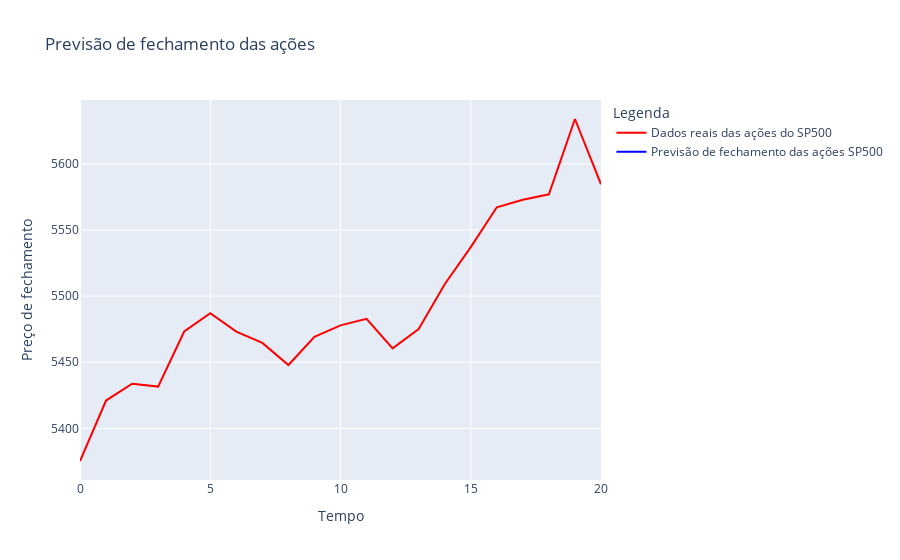

Notebook code for this chart:
### Code cell
fig = go.Figure()

fig.add_trace(go.Scatter(x=list(range(len(precos_reais))), y=precos_reais, mode='lines', 
                         name=f'Dados reais das ações do SP500',
              line=dict(color='red')))

fig.add_trace(go.Scatter(x=list(range(len(previsao_precos))), y=previsao_precos, mode='lines',
                         name=f'Previsão de fechamento das ações SP500',
                         line=dict(color='blue')))

fig.update_layout(title='Previsão de fechamento das ações', xaxis_title='Tempo', yaxis_title='Preço de fechamento', legend_title='Legenda')

fig.show()

### Figure 1 — Plotly figure (JSON) as saved in the notebook; plotly's stock layout.template omitted (floating-point values rounded to 4 significant figures)
{"data": [{"line": {"color": "red"}, "mode": "lines", "name": "Dados reais das ações do SP500", "type": "scatter", "x": [0, 1, 2, 3, 4, 5, 6, 7, 8, 9, 10, 11, 12, 13, 14, 15, 16, 17, 18, 19, 20], "y": [5375.0, 5421.0, 5434.0, 5432.0, 5473.0, 5487.0, 5473.0, 5465.0, 5448.0, 5469.0, 5478.0, 5483.0, 5460.0, 5475.0, 5509.0, 5537.0, 5567.0, 5573.0, 5577.0, 5634.0, 5585.0]}, {"line": {"color": "blue"}, "mode": "lines", "name": "Previsão de fechamento das ações SP500", "type": "scatter", "x": [0, 1, 2, 3, 4, 5, 6, 7, 8, 9, 10, 11, 12, 13, 14, 15, 16, 17, 18, 19, 20], "y": [[5240.0], [5252.0], [5266.0], [5282.0], [5297.0], [5314.0], [5331.0], [5346.0], [5357.0], [5364.0], [5367.0], [5370.0], [5373.0], [5374.0], [5374.0], [5377.0], [5383.0], [5394.0], [5408.0], [5422.0], [5439.0]]}], "layout": {"legend": {"title": {"text": "Legenda"}}, "title": {"text": "Previsão de fechamento das ações"}, "xaxis": {"title": {"text": "Tempo"}}, "yaxis": {"title": {"text": "Preço de fechamento"}}}}
